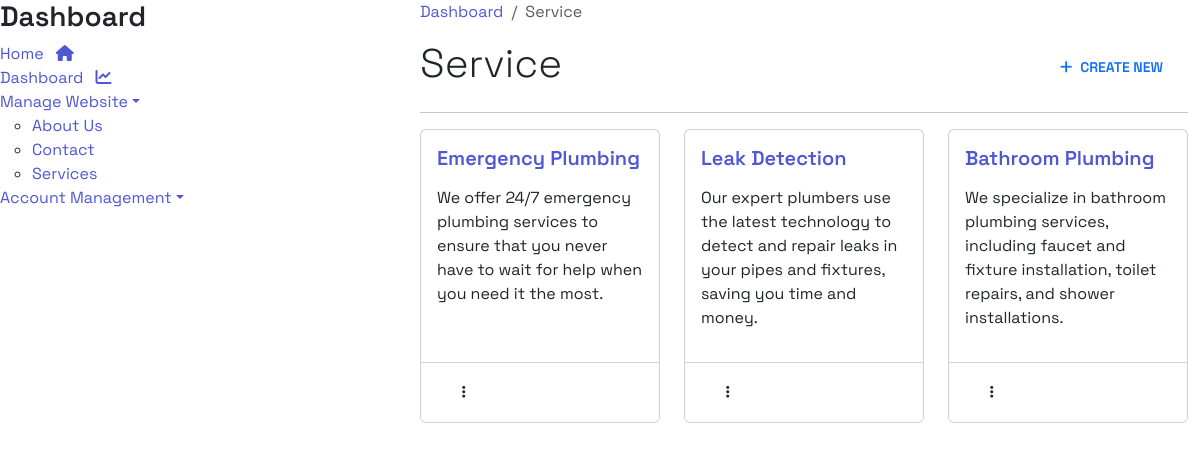
Page /service-list/ (signed in) on the committed database.
### base/models.py (models this page shows, shortened)
class Service(models.Model):
    title = models.CharField(max_length=100)
    content = RichTextUploadingField(blank=True, null=True)
    author = models.ForeignKey(User, on_delete= models.CASCADE)
    card_number = models.IntegerField(validators=[MaxValueValidator(3)], default=0)
    created_at = models.DateTimeField(auto_now_add= True)
    updated_at = models.DateTimeField(auto_now=True)
    slug = models.SlugField(unique=True)

### base/views.py (the view)
# urls.py: path('service-list/', ServiceList.as_view(), name='service-list'),
class ServiceList(LoginRequiredMixin, ListView):
    model = Service
    template_name = 'service/service-list.html'
    def get_context_data(self, **kwargs):
        context = super().get_context_data(**kwargs)
        context['aboutus'] = About.objects.first()
        context['services'] = Service.objects.all()
        context['contacts'] = Contact.objects.all()
        return context

### base/templates/service/service-list.html (shortened to what this page needs)
{% extends "base.html" %}
{% block content %}
<div class="row">
    <div class="col-md-4">
        <div class="sidebar">
            <div class="sidebar-header">
                <a class="text-decoration-none text-white" href="{% url 'dashboard' %}">
                    <h3>Dashboard</h3>
                </a>
            </div>
            <ul class="list-unstyled components">
                <li>
                    <a href="{% url 'Home' %}">Home <i class="fa-solid fa-home ms-2"></i></a>
                </li>
                <li>
                    <a href="{% url 'dashboard' %}">Dashboard <i class="fa-solid fa-chart-line ms-2"></i></a>
                </li>
                <li class="active">
                    <a href="#homeSubmenu" data-bs-toggle="collapse" aria-expanded="false" class="dropdown-toggle">Manage
                        Website</a>
                    <ul class="collapse show" id="homeSubmenu">
                        <li><a href="{% url 'about-list' %}">About Us</a></li>
                        <li><a href="{% url 'contact-list' %}">Contact</a></li>
                        <li><a href="{% url 'service-list' %}">Services</a></li>
                    </ul>
                </li>
                <li>
                    <a href="#pageSubmenu" data-bs-toggle="collapse" aria-expanded="false" class="dropdown-toggle">Account
                        Management</a>
                </li>
            </ul>
        </div>
    </div>
    <div class="col-md-8">
        <div class="container">
            <nav aria-label="breadcrumb">
                <ol class="breadcrumb">
                    <li class="breadcrumb-item"><a href="{% url 'dashboard' %}">Dashboard</a></li>
                    <li class="breadcrumb-item active" aria-current="page">Service</li>
                </ol>
            </nav>
            <section class="menu">
                <div class="d-flex justify-content-between">
                    <h1 class="fw-light">Service</h1>
                    <a class="btn text-primary rounded-5 pt-3" href="{% url 'create-service' %}"><i
                            class="fa-solid fa-plus me-2"></i>Create New</a>
                </div>
                <hr>
                <div class="row row-cols-1 row-cols-md-3 g-4">
                    {% for service in services %}
                    <div class="col">
                        <div class="card project-card h-100">
                            <div class="card-body">
                                <a class="text-decoration-none" href="{% url 'service-update' service.slug %}">
                                    <h5 class="card-title">{{service.title}}</h5>
                                </a>
                                <p class="card-text">{{service.content | safe}}</p>
                            </div>
                            <div class="card-footer bg-white">
                                <div class="d-flex justify-content-between align-items-center">
                                    <div class="text-muted">
                                        <div class="btn-group me-auto">
                                            <button class="btn rounded-5 bg-outline-secondary" type="button" id="triggerId"
                                                data-bs-toggle="dropdown" aria-haspopup="true" aria-expanded="false">
                                                <i class="fa-solid fa-ellipsis-vertical"></i>
                                            </button>
                                        </div>
                                    </div>
                                </div>
                            </div>
                        </div>
                    </div>
                    {% endfor %}
                </div>
            </section>
        </div>
    </div>
</div>
{% endblock content %}

### static/styles/main.css (style rules this page uses)
:root { --c-dark: #212529; --c-brand: #4e57d4; --c-brand-light: #6970dd; --c-brand-rgb: 78, 87, 212; --c-body: #727272; --box-shadow: 0px 15px 25px rgba(0,0,0,0.08); --transition: all 0.5s ease; }
body { font-family: 'Space Grotesk', sans-serif; }
h1, h2, h3,h4, h5, h6, .h1, .h2, .h3, .h4, .h5, .h6 { font-weight: 600; color: var(--c-dark); }
a { text-decoration: none; color: var(--c-brand); transition: var(--transition); }
.btn { font-weight: 600; font-size: 14px; text-transform: uppercase; border-radius: 0; padding: 10px 24px; }

### rows in the picture
Service: title "Emergency Plumbing", content "We offer 24/7 emergency plumbing services to ensure that you never have to wait for help when you need it the most."
Service: title "Leak Detection", content "Our expert plumbers use the latest technology to detect and repair leaks in your pipes and fixtures, saving you time and money."
Service: title "Bathroom Plumbing", content "We specialize in bathroom plumbing services, including faucet and fixture installation, toilet repairs, and shower installations."
